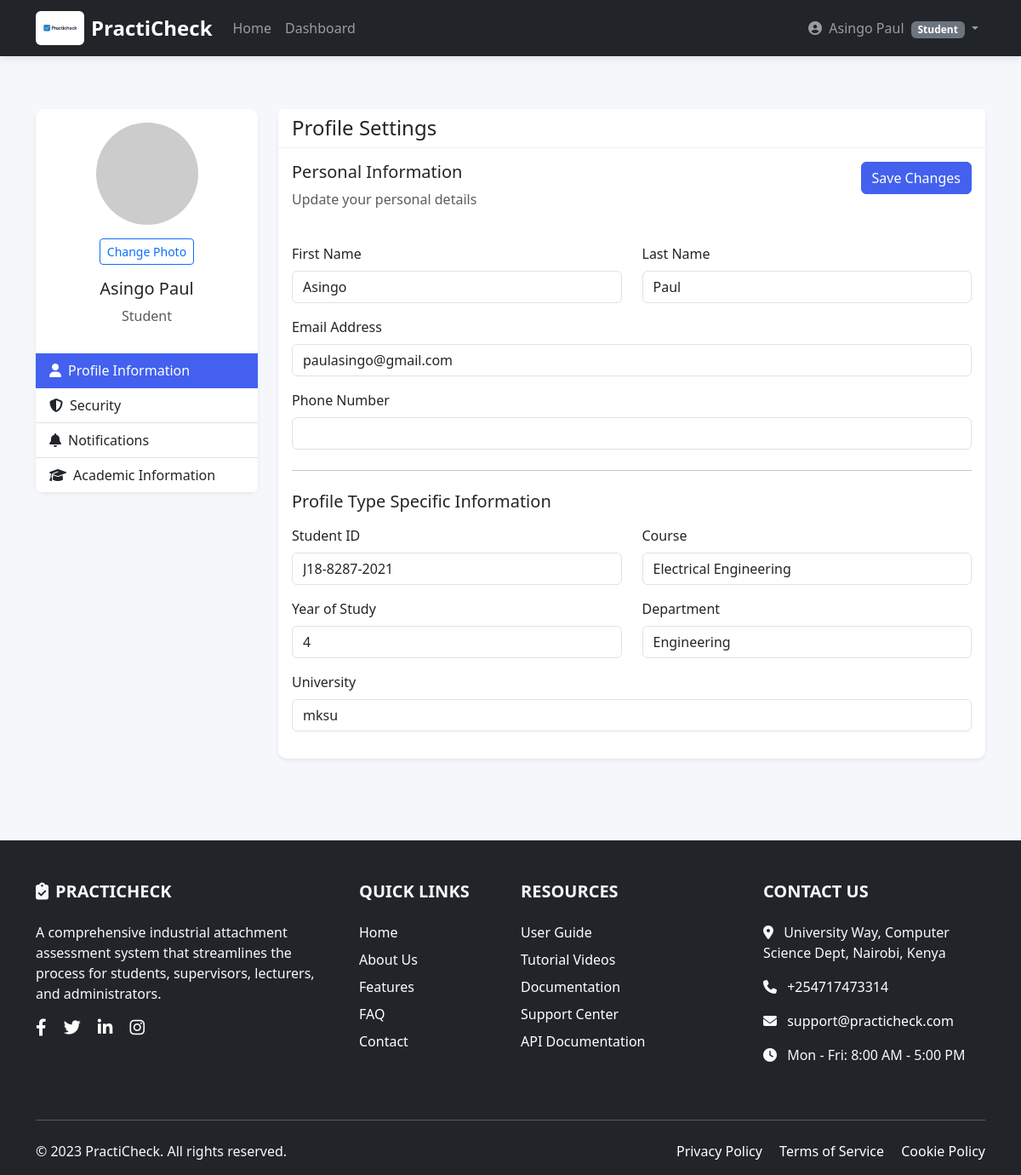
The app's page /accounts/profile/ (signed in) with its own data.
### accounts/models.py (models this page shows, shortened)
class CustomUser(AbstractUser):
    username = None  # Remove default username
    USER_TYPE_CHOICES = (
        (1, "Student"),
        (2, "Supervisor"),
        (3, "Lecturer"),
        (4, "Admin"),
    )
    user_type = models.PositiveSmallIntegerField(choices=USER_TYPE_CHOICES, default=1)
    email = models.EmailField(unique=True)
    USERNAME_FIELD = 'email'
    REQUIRED_FIELDS = []  # Remove 'username' from required fields
    objects = CustomUserManager()  # Add this line

class StudentProfile(models.Model):
    user = models.OneToOneField(settings.AUTH_USER_MODEL, on_delete=models.CASCADE, related_name='student_profile')
    student_id = models.CharField(max_length=20, unique=True)
    course = models.CharField(max_length=100)
    year_of_study = models.PositiveSmallIntegerField()
    university = models.CharField(max_length=200)
    department = models.CharField(max_length=100)

### accounts/views.py (the view)
# urls.py: path("profile/", views.profile, name="profile"),
@login_required
def profile(request):
    user = request.user
    profile = None
    logbook_entries = []
    total_entries = 0
    completion_rate = 0
    if hasattr(user, 'student_profile'):
        profile = user.student_profile
        logbook_entries = LogbookEntry.objects.filter(attachment__student=user).order_by('-entry_date')[:5]
        total_entries = LogbookEntry.objects.filter(attachment__student=user).count()
        attachments = Attachment.objects.filter(student=user)
        if attachments.exists():
            completion_rate = round(sum(a.progress_percentage for a in attachments) / attachments.count())
    elif hasattr(user, 'supervisor_profile'):
        profile = user.supervisor_profile
    elif hasattr(user, 'lecturer_profile'):
        profile = user.lecturer_profile
    return render(request, 'accounts/profile.html', {
        'user': user,
        'profile': profile,
        'logbook_entries': logbook_entries,
        'total_entries': total_entries,
        'completion_rate': completion_rate,
    })

### accounts/context_processors.py (called while the page is built)
def user_type(request):
    return {
        'user_type': request.user.user_type if request.user.is_authenticated else None,
        'user_type_display': request.user.get_user_type_display() if request.user.is_authenticated else None,
    }

### attachments/models.py (called while the page is built)
    @property
    def days_completed(self):
        if not self.start_date or not self.end_date:
            return 0
        today = timezone.now().date()
        if today < self.start_date:
            return 0
        elif today > self.end_date:
            return (self.end_date - self.start_date).days
        else:
            return (today - self.start_date).days

    @property
    def total_days(self):
        if not self.start_date or not self.end_date:
            return 0
        return (self.end_date - self.start_date).days

    @property
    def progress_percentage(self):
        if not self.start_date or not self.end_date:
            return 0
        total_days = self.total_days
        if total_days <= 0:
            return 100 if self.status == 'completed' else 0
        days_completed = self.days_completed
        progress = min(100, max(0, (days_completed / total_days) * 100))
        return round(progress)

### accounts/templates/accounts/profile.html (shortened to what this page needs)
{% extends 'base.html' %}
{% load crispy_forms_tags %}
{% block content %}
<div class="container py-5">
    <div class="row">
        <div class="col-lg-3 mb-4">
            <div class="card shadow-sm">
                <div class="card-body text-center">
                    <form id="profilePicForm" method="post" enctype="multipart/form-data" action="{% url 'accounts:upload_profile_picture' %}">
                        <label for="profileInput" style="cursor: pointer;">
                            <img id="profilePreview"
                                 src="{% if user.profile_picture %}{{ user.profile_picture.url }}{% else %}https://ui-avatars.com/api/?name={{ user.get_full_name|default:user.username }}&background=4361ee&color=fff&size=120{% endif %}"
                                 alt="Profile Picture" class="rounded-circle mb-2" width="120" height="120">
                            <div class="mt-2">
                                <button type="button" class="btn btn-sm btn-outline-primary">Change Photo</button>
                            </div>
                        </label>
                    </form>
                    <h5 class="card-title mt-3">{{ user.get_full_name|default:user.username }}</h5>
                    <p class="text-muted text-capitalize">{{ user.get_user_type_display }}</p>
                </div>
                <div class="list-group list-group-flush">
                    <a href="#profile-info" class="list-group-item list-group-item-action active" data-bs-toggle="tab">
                        <i class="fas fa-user me-2"></i>Profile Information
                    </a>
                    <a href="#security" class="list-group-item list-group-item-action" data-bs-toggle="tab">
                        <i class="fas fa-shield-alt me-2"></i>Security
                    </a>
                    <a href="#notifications" class="list-group-item list-group-item-action" data-bs-toggle="tab">
                        <i class="fas fa-bell me-2"></i>Notifications
                    </a>
                    {% if user.user_type == 1 and user.student_profile %}
                    <a href="#academic-info" class="list-group-item list-group-item-action" data-bs-toggle="tab">
                        <i class="fas fa-graduation-cap me-2"></i>Academic Information
                    </a>
                    {% endif %}
                </div>
            </div>
        </div>
        <div class="col-lg-9">
            <div class="card shadow-sm">
                <div class="card-header bg-white">
                    <h4 class="mb-0">Profile Settings</h4>
                </div>
                <div class="card-body">
                    <div class="tab-content">
                        <div class="tab-pane fade show active" id="profile-info">
                            <form method="post">
                                <div class="row mb-4">
                                    <div class="col-md-6">
                                        <h5>Personal Information</h5>
                                        <p class="text-muted">Update your personal details</p>
                                    </div>
                                    <div class="col-md-6 text-end">
                                        <button type="submit" class="btn btn-primary">Save Changes</button>
                                    </div>
                                </div>
                                <div class="row">
                                    <div class="col-md-6 mb-3">
                                        <label for="id_first_name" class="form-label">First Name</label>
                                        <input type="text" name="first_name" value="{{ user.first_name }}"
                                               class="form-control" id="id_first_name" required>
                                    </div>
                                    <div class="col-md-6 mb-3">
                                        <label for="id_last_name" class="form-label">Last Name</label>
                                        <input type="text" name="last_name" value="{{ user.last_name }}"
                                               class="form-control" id="id_last_name" required>
                                    </div>
                                </div>
                                <div class="mb-3">
                                    <label for="id_email" class="form-label">Email Address</label>
                                    <input type="email" name="email" value="{{ user.email }}"
                                           class="form-control" id="id_email" required>
                                </div>
                                <div class="mb-3">
                                    <label for="id_phone_number" class="form-label">Phone Number</label>
                                    <input type="tel" name="phone_number" value="{{ user.phone_number|default:'' }}"
                                           class="form-control" id="id_phone_number">
                                </div>
                                <hr class="my-4">
                                <h5 class="mb-3">Profile Type Specific Information</h5>
                                {% if user.user_type == 1 and user.student_profile %}
                                <div class="row">
                                    <div class="col-md-6 mb-3">
                                        <label for="id_student_id" class="form-label">Student ID</label>
                                        <input type="text" name="student_id" value="{{ user.student_profile.student_id }}"
                                               class="form-control" id="id_student_id" required>
                                    </div>
                                    <div class="col-md-6 mb-3">
                                        <label for="id_course" class="form-label">Course</label>
                                        <input type="text" name="course" value="{{ user.student_profile.course }}"
                                               class="form-control" id="id_course" required>
                                    </div>
                                </div>
                                <div class="row">
                                    <div class="col-md-6 mb-3">
                                        <label for="id_year_of_study" class="form-label">Year of Study</label>
                                        <input type="number" name="year_of_study" value="{{ user.student_profile.year_of_study }}"
                                               class="form-control" id="id_year_of_study" min="1" max="6" required>
                                    </div>
                                    <div class="col-md-6 mb-3">
                                        <label for="id_department" class="form-label">Department</label>
                                        <input type="text" name="department" value="{{ user.student_profile.department }}"
                                               class="form-control" id="id_department" required>
                                    </div>
                                </div>
                                <div class="mb-3">
                                    <label for="id_university" class="form-label">University</label>
                                    <input type="text" name="university" value="{{ user.student_profile.university }}"
                                           class="form-control" id="id_university" required>
                                </div>
                                {% endif %}
                            </form>
                        </div>
                    </div>
                </div>
            </div>
        </div>
    </div>
</div>
{% endblock %}

### templates/header.html (shortened to what this page needs)
{% load static %}
<header>
    <nav class="navbar navbar-expand-lg navbar-dark bg-dark fixed-top">
        <div class="container">
            <a class="navbar-brand d-flex align-items-center" href="{% url 'home' %}">
                <img src="{% static 'images/practicheck.png' %}"
                     alt="PractiCheck Logo"
                     style="height: 40px; width: auto;"
                     class="me-2">
                <span class="fw-bold text-white fs-4">PractiCheck</span>
            </a>
            <div class="collapse navbar-collapse" id="navbarNav">
                <ul class="navbar-nav me-auto">
                    <li class="nav-item">
                        <a class="nav-link" href="{% url 'home' %}">Home</a>
                    </li>
                    {% if user.is_authenticated %}
                    <li class="nav-item">
                        {% if user.user_type == 1 %}
                            <a class="nav-link" href="{% url 'attachments:dashboard' %}">Dashboard</a>
                        {% elif user.user_type == 2 %}
                            <a class="nav-link" href="{% url 'evaluations:supervisor_dashboard' %}">Dashboard</a>
                        {% elif user.user_type == 3 %}
                            <a class="nav-link" href="{% url 'evaluations:lecturer_dashboard' %}">Dashboard</a>
                        {% endif %}
                    </li>
                    {% endif %}
                </ul>
                <ul class="navbar-nav">
                    {% if user.is_authenticated %}
                    <li class="nav-item dropdown">
                        <a class="nav-link dropdown-toggle" href="#" role="button" data-bs-toggle="dropdown">
                            <i class="fas fa-user-circle me-1"></i>
                            {{ user.get_full_name|default:"No Name" }}
                            <small class="badge bg-secondary ms-1">
                                {{ user.get_user_type_display }}
                            </small>
                        </a>
                    </li>
                    {% endif %}
                </ul>
            </div>
        </div>
    </nav>
</header>

### static/css/style.css (style rules this page uses)
:root { --primary: #4361ee; --secondary: #3f37c9; --success: #4cc9f0; --info: #4895ef; --warning: #f72585; --danger: #e63946; --light: #f8f9fa; --dark: #212529; --gray: #6c757d; }
body { font-family: 'Segoe UI', Tahoma, Geneva, Verdana, sans-serif; background-color: #f5f7fb; color: #333; }
.navbar { box-shadow: 0 2px 10px rgba(0, 0, 0, 0.1); }
.card { border: none; border-radius: 10px; box-shadow: 0 4px 20px rgba(0, 0, 0, 0.05); transition: transform 0.3s, box-shadow 0.3s; }
.card-header { background: white; border-bottom: 1px solid rgba(0, 0, 0, 0.05); font-weight: 600; }
.btn-primary { background-color: var(--primary); border-color: var(--primary); }

### templates/header.html (style rules this page uses)
.navbar-brand img { background: #ffffff; padding: 3px; border-radius: 6px; }
body { padding-top: 80px; }

### accounts/templates/accounts/profile.html (style rules this page uses)
.list-group-item.active { background-color: #4361ee; border-color: #4361ee; }

### records on screen
CustomUser: get_full_name "Asingo Paul", user_type "Student", first_name "Asingo", last_name "Paul", email "paulasingo@gmail.com", student_id "J18-8287-2021", course "Electrical Engineering", year_of_study "4", department "Engineering", university "mksu"
